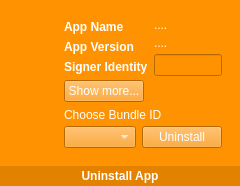
                    <widget class="QWidget" name="widget_13" native="true">
                     <layout class="QVBoxLayout" name="verticalLayout_11">
                      <property name="spacing">
                       <number>0</number>
                      </property>
                      <property name="leftMargin">
                       <number>0</number>
                      </property>
                      <property name="topMargin">
                       <number>0</number>
                      </property>
                      <property name="rightMargin">
                       <number>0</number>
                      </property>
                      <property name="bottomMargin">
                       <number>0</number>
                      </property>
                      <item>
                       <widget class="QWidget" name="widget_14" native="true">
                        <property name="styleSheet">
                         <string notr="true">background-color: rgb(255, 146, 1);
color: rgb(255, 255, 255);</string>
                        </property>
                        <layout class="QHBoxLayout" name="horizontalLayout_22">
                         <item>
                          <widget class="QWidget" name="widget_29" native="true">
                           <property name="sizePolicy">
                            <sizepolicy hsizetype="Preferred" vsizetype="Preferred">
                             <horstretch>0</horstretch>
                             <verstretch>0</verstretch>
                            </sizepolicy>
                           </property>
                           <property name="minimumSize">
                            <size>
                             <width>40</width>
                             <height>0</height>
                            </size>
                           </property>
                           <property name="maximumSize">
                            <size>
                             <width>100</width>
                             <height>16777215</height>
                            </size>
                           </property>
                           <property name="styleSheet">
                            <string notr="true">image: url(:/res/Assets/archives.png);</string>
                           </property>
                          </widget>
                         </item>
                         <item>
                          <widget class="QWidget" name="widget_42" native="true">
                           <layout class="QVBoxLayout" name="verticalLayout_21">
                            <item>
                             <widget class="QWidget" name="widget_30" native="true">
                              <property name="sizePolicy">
                               <sizepolicy hsizetype="Preferred" vsizetype="Fixed">
                                <horstretch>0</horstretch>
                                <verstretch>0</verstretch>
                               </sizepolicy>
                              </property>
                              <layout class="QVBoxLayout" name="verticalLayout_19">
                               <property name="spacing">
                                <number>4</number>
                               </property>
                               <property name="leftMargin">
                                <number>0</number>
                               </property>
                               <property name="topMargin">
                                <number>0</number>
                               </property>
                               <property name="rightMargin">
                                <number>0</number>
                               </property>
                               <property name="bottomMargin">
                                <number>0</number>
                               </property>
                               <item>
                                <widget class="QWidget" name="widget_32" native="true">
                                 <property name="sizePolicy">
                                  <sizepolicy hsizetype="Preferred" vsizetype="Fixed">
                                   <horstretch>0</horstretch>
                                   <verstretch>0</verstretch>
                                  </sizepolicy>
                                 </property>
                                 <layout class="QHBoxLayout" name="horizontalLayout_18">
                                  <property name="spacing">
                                   <number>6</number>
                                  </property>
                                  <property name="leftMargin">
                                   <number>0</number>
                                  </property>
                                  <property name="topMargin">
                                   <number>0</number>
                                  </property>
                                  <property name="rightMargin">
                                   <number>0</number>
                                  </property>
                                  <property name="bottomMargin">
                                   <number>0</number>
                                  </property>
                                  <item>
                                   <widget class="QWidget" name="widget_33" native="true">
                                    <property name="sizePolicy">
                                     <sizepolicy hsizetype="Fixed" vsizetype="Fixed">
                                      <horstretch>0</horstretch>
                                      <verstretch>0</verstretch>
                                     </sizepolicy>
                                    </property>
                                    <layout class="QVBoxLayout" name="verticalLayout_17">
                                     <property name="spacing">
                                      <number>6</number>
                                     </property>
                                     <property name="leftMargin">
                                      <number>0</number>
                                     </property>
                                     <property name="topMargin">
                                      <number>0</number>
                                     </property>
                                     <property name="rightMargin">
                                      <number>0</number>
                                     </property>
                                     <property name="bottomMargin">
                                      <number>0</number>
                                     </property>
                                     <item>
                                      <widget class="QLabel" name="label_19">
                                       <property name="sizePolicy">
                                        <sizepolicy hsizetype="Fixed" vsizetype="Preferred">
                                         <horstretch>0</horstretch>
                                         <verstretch>0</verstretch>
                                        </sizepolicy>
                                       </property>
                                       <property name="font">
                                        <font>
                                         <pointsize>9</pointsize>
                                         <weight>75</weight>
                                         <bold>true</bold>
                                        </font>
                                       </property>
                                       <property name="text">
                                        <string>App Name</string>
                                       </property>
                                      </widget>
                                     </item>
                                     <item>
                                      <widget class="QLabel" name="label_20">
                                       <property name="sizePolicy">
                                        <sizepolicy hsizetype="Fixed" vsizetype="Preferred">
                                         <horstretch>0</horstretch>
                                         <verstretch>0</verstretch>
                                        </sizepolicy>
                                       </property>
                                       <property name="font">
                                        <font>
                                         <pointsize>9</pointsize>
                                         <weight>75</weight>
                                         <bold>true</bold>
                                        </font>
                                       </property>
                                       <property name="text">
                                        <string>App Version</string>
                                       </property>
                                      </widget>
                                     </item>
                                     <item>
                                      <widget class="QLabel" name="label_21">
                                       <property name="sizePolicy">
                                        <sizepolicy hsizetype="Fixed" vsizetype="Preferred">
                                         <horstretch>0</horstretch>
                                         <verstretch>0</verstretch>
                                        </sizepolicy>
                                       </property>
                                       <property name="font">
                                        <font>
                                         <pointsize>9</pointsize>
                                         <weight>75</weight>
                                         <bold>true</bold>
                                        </font>
                                       </property>
                                       <property name="text">
                                        <string>Signer Identity</string>
                                       </property>
                                      </widget>
                                     </item>
                                    </layout>
                                   </widget>
                                  </item>
                                  <item>
                                   <widget class="QWidget" name="widget_34" native="true">
                                    <property name="sizePolicy">
                                     <sizepolicy hsizetype="Preferred" vsizetype="Fixed">
                                      <horstretch>0</horstretch>
                                      <verstretch>0</verstretch>
                                     </sizepolicy>
                                    </property>
                                    <layout class="QVBoxLayout" name="verticalLayout_18">
                                     <property name="spacing">
                                      <number>4</number>
                                     </property>
                                     <property name="leftMargin">
                                      <number>0</number>
                                     </property>
                                     <property name="topMargin">
                                      <number>0</number>
                                     </property>
                                     <property name="rightMargin">
                                      <number>0</number>
                                     </property>
                                     <property name="bottomMargin">
                                      <number>0</number>
                                     </property>
                                     <item>
                                      <widget class="QLabel" name="AppName">
                                       <property name="text">
                                        <string>....</string>
                                       </property>
                                       <property name="textFormat">
                                        <enum>Qt::PlainText</enum>
                                       </property>
                                      </widget>
                                     </item>
                                     <item>
                                      <widget class="QLabel" name="AppVersion">
                                       <property name="text">
                                        <string>....</string>
                                       </property>
                                       <property name="textFormat">
                                        <enum>Qt::PlainText</enum>
                                       </property>
                                      </widget>
                                     </item>
                                     <item>
                                      <widget class="QLineEdit" name="AppSigner">
                                       <property name="sizePolicy">
                                        <sizepolicy hsizetype="Preferred" vsizetype="Fixed">
                                         <horstretch>0</horstretch>
                                         <verstretch>0</verstretch>
                                        </sizepolicy>
                                       </property>
                                       <property name="readOnly">
                                        <bool>true</bool>
                                       </property>
                                      </widget>
                                     </item>
                                    </layout>
                                   </widget>
                                  </item>
                                 </layout>
                                </widget>
                               </item>
                               <item>
                                <widget class="QPushButton" name="appInfoBtn">
                                 <property name="sizePolicy">
                                  <sizepolicy hsizetype="Fixed" vsizetype="Fixed">
                                   <horstretch>0</horstretch>
                                   <verstretch>0</verstretch>
                                  </sizepolicy>
                                 </property>
                                 <property name="text">
                                  <string>Show more...</string>
                                 </property>
                                </widget>
                               </item>
                              </layout>
                             </widget>
                            </item>
                            <item>
                             <widget class="QWidget" name="widget_40" native="true">
                              <property name="sizePolicy">
                               <sizepolicy hsizetype="Preferred" vsizetype="Fixed">
                                <horstretch>0</horstretch>
                                <verstretch>0</verstretch>
                               </sizepolicy>
                              </property>
                              <layout class="QVBoxLayout" name="verticalLayout_20">
                               <property name="spacing">
                                <number>4</number>
                               </property>
                               <property name="leftMargin">
                                <number>0</number>
                               </property>
                               <property name="topMargin">
                                <number>0</number>
                               </property>
                               <property name="rightMargin">
                                <number>0</number>
                               </property>
                               <property name="bottomMargin">
                                <number>0</number>
                               </property>
                               <item>
                                <widget class="QLabel" name="label_18">
                                 <property name="sizePolicy">
                                  <sizepolicy hsizetype="Fixed" vsizetype="Preferred">
                                   <horstretch>0</horstretch>
                                   <verstretch>0</verstretch>
                                  </sizepolicy>
                                 </property>
                                 <property name="font">
                                  <font>
                                   <pointsize>9</pointsize>
                                  </font>
                                 </property>
                                 <property name="text">
                                  <string>Choose Bundle ID</string>
                                 </property>
                                </widget>
                               </item>
                               <item>
                                <widget class="QWidget" name="widget_41" native="true">
                                 <layout class="QHBoxLayout" name="horizontalLayout_21">
                                  <property name="leftMargin">
                                   <number>0</number>
                                  </property>
                                  <property name="topMargin">
                                   <number>0</number>
                                  </property>
                                  <property name="rightMargin">
                                   <number>0</number>
                                  </property>
                                  <property name="bottomMargin">
                                   <number>0</number>
                                  </property>
                                  <item>
                                   <widget class="QComboBox" name="bundleIds">
                                    <property name="sizePolicy">
                                     <sizepolicy hsizetype="Preferred" vsizetype="Fixed">
                                      <horstretch>0</horstretch>
                                      <verstretch>0</verstretch>
                                     </sizepolicy>
                                    </property>
                                    <property name="editable">
                                     <bool>false</bool>
                                    </property>
                                   </widget>
                                  </item>
                                  <item>
                                   <widget class="QPushButton" name="UninstallBtn">
                                    <property name="sizePolicy">
                                     <sizepolicy hsizetype="Fixed" vsizetype="Fixed">
                                      <horstretch>0</horstretch>
                                      <verstretch>0</verstretch>
                                     </sizepolicy>
                                    </property>
                                    <property name="text">
                                     <string>Uninstall</string>
                                    </property>
                                   </widget>
                                  </item>
                                 </layout>
                                </widget>
                               </item>
                              </layout>
                             </widget>
                            </item>
                           </layout>
                          </widget>
                         </item>
                        </layout>
                       </widget>
                      </item>
                      <item>
                       <widget class="QLabel" name="label_10">
                        <property name="sizePolicy">
                         <sizepolicy hsizetype="Preferred" vsizetype="Fixed">
                          <horstretch>0</horstretch>
                          <verstretch>0</verstretch>
                         </sizepolicy>
                        </property>
                        <property name="minimumSize">
                         <size>
                          <width>0</width>
                          <height>20</height>
                         </size>
                        </property>
                        <property name="font">
                         <font>
                          <weight>75</weight>
                          <bold>true</bold>
                         </font>
                        </property>
                        <property name="styleSheet">
                         <string notr="true">background-color: rgb(227, 129, 0);
color: rgb(255, 255, 255);</string>
                        </property>
                        <property name="text">
                         <string>Uninstall App</string>
                        </property>
                        <property name="alignment">
                         <set>Qt::AlignCenter</set>
                        </property>
                       </widget>
                      </item>
                     </layout>
                    </widget>
